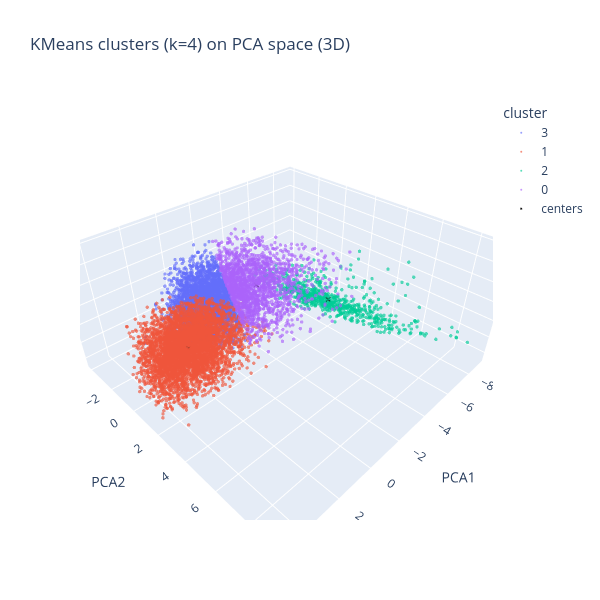

Here is the notebook cell this chart was saved with:
### Markdown cell above
## Clustering (3D PCA)

### Code cell
k = 4
kmeans = KMeans(n_clusters=k, n_init=20, random_state=42)
labels = kmeans.fit_predict(XY_pca)

plot_df = pd.DataFrame({
    'PCA1': XY_pca[:, 0],
    'PCA2': XY_pca[:, 1],
    'PCA3': XY_pca[:, 2],
    'cluster': labels.astype(str)
})

fig = px.scatter_3d(
    plot_df,
    x='PCA1', y='PCA2', z='PCA3',
    color='cluster',
    opacity=0.65,
    title=f'KMeans clusters (k={k}) on PCA space (3D)'
)

# Add cluster centers
centers = kmeans.cluster_centers_
centers_df = pd.DataFrame({
    'PCA1': centers[:, 0],
    'PCA2': centers[:, 1],
    'PCA3': centers[:, 2],
    'cluster': ['center'] * len(centers)
})

fig.add_scatter3d(
    x=centers_df['PCA1'],
    y=centers_df['PCA2'],
    z=centers_df['PCA3'],
    mode='markers',
    marker=dict(size=2, color='black', symbol='x'),
    name='centers'
)

fig.update_traces(marker=dict(size=2))
fig.update_layout(width=600, height=600)

fig.show()

### Figure 1 — Plotly figure (JSON) as saved in the notebook; plotly's stock layout.template omitted (floating-point values rounded to 4 significant figures; data arrays with more than 128 entries replaced by an {"elided": "..."} marker saying what was removed)
{"data": [{"hovertemplate": "cluster=3<br>PCA1=%{x}<br>PCA2=%{y}<br>PCA3=%{z}<extra></extra>", "legendgroup": "3", "marker": {"color": "#636efa", "opacity": 0.65, "size": 2, "symbol": "circle"}, "mode": "markers", "name": "3", "scene": "scene", "showlegend": true, "type": "scatter3d", "x": {"elided": "2955 float values"}, "y": {"elided": "2955 float values"}, "z": {"elided": "2955 float values"}}, {"hovertemplate": "cluster=1<br>PCA1=%{x}<br>PCA2=%{y}<br>PCA3=%{z}<extra></extra>", "legendgroup": "1", "marker": {"color": "#EF553B", "opacity": 0.65, "size": 2, "symbol": "circle"}, "mode": "markers", "name": "1", "scene": "scene", "showlegend": true, "type": "scatter3d", "x": {"elided": "4506 float values"}, "y": {"elided": "4506 float values"}, "z": {"elided": "4506 float values"}}, {"hovertemplate": "cluster=2<br>PCA1=%{x}<br>PCA2=%{y}<br>PCA3=%{z}<extra></extra>", "legendgroup": "2", "marker": {"color": "#00cc96", "opacity": 0.65, "size": 2, "symbol": "circle"}, "mode": "markers", "name": "2", "scene": "scene", "showlegend": true, "type": "scatter3d", "x": {"elided": "743 float values"}, "y": {"elided": "743 float values"}, "z": {"elided": "743 float values"}}, {"hovertemplate": "cluster=0<br>PCA1=%{x}<br>PCA2=%{y}<br>PCA3=%{z}<extra></extra>", "legendgroup": "0", "marker": {"color": "#ab63fa", "opacity": 0.65, "size": 2, "symbol": "circle"}, "mode": "markers", "name": "0", "scene": "scene", "showlegend": true, "type": "scatter3d", "x": {"elided": "1796 float values"}, "y": {"elided": "1796 float values"}, "z": {"elided": "1796 float values"}}, {"marker": {"color": "black", "size": 2, "symbol": "x"}, "mode": "markers", "name": "centers", "type": "scatter3d", "x": [-2.599, 2.23, -6.577, -0.171], "y": [-0.02414, 0.6135, 1.472, -1.286], "z": [0.7929, -0.1861, -1.276, 0.1229]}], "layout": {"height": 600, "legend": {"title": {"text": "cluster"}, "tracegroupgap": 0}, "scene": {"domain": {"x": [0, 1], "y": [0, 1]}, "xaxis": {"title": {"text": "PCA1"}}, "yaxis": {"title": {"text": "PCA2"}}, "zaxis": {"title": {"text": "PCA3"}}}, "title": {"text": "KMeans clusters (k=4) on PCA space (3D)"}, "width": 600}}
